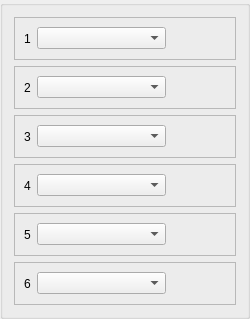
<ui version="4.0" >
 <class>UIPortManager</class>
 <widget class="QGroupBox" name="UIPortManager" >
  <property name="geometry" >
   <rect>
    <x>0</x>
    <y>0</y>
    <width>250</width>
    <height>280</height>
   </rect>
  </property>
  <layout class="QVBoxLayout" name="verticalLayout" >
   <item>
    <widget class="QFrame" name="fController1" >
     <property name="frameShape" >
      <enum>QFrame::StyledPanel</enum>
     </property>
     <property name="frameShadow" >
      <enum>QFrame::Raised</enum>
     </property>
     <layout class="QHBoxLayout" name="horizontalLayout" >
      <item>
       <widget class="QLabel" name="lJoystick1" >
        <property name="sizePolicy" >
         <sizepolicy vsizetype="Preferred" hsizetype="Maximum" >
          <horstretch>0</horstretch>
          <verstretch>0</verstretch>
         </sizepolicy>
        </property>
        <property name="text" >
         <string>1</string>
        </property>
       </widget>
      </item>
      <item>
       <widget class="QComboBox" name="cbTypeController1" />
      </item>
      <item>
       <widget class="QToolButton" name="tbSetJoystick1" >
        <property name="enabled" >
         <bool>false</bool>
        </property>
        <property name="toolTip" >
         <string>Edit configuration</string>
        </property>
        <property name="icon" >
         <iconset resource="../resources/resources.qrc" >
          <normaloff>:/actions/icons/actions/settings.png</normaloff>:/actions/icons/actions/settings.png</iconset>
        </property>
        <property name="autoRaise" >
         <bool>true</bool>
        </property>
       </widget>
      </item>
      <item>
       <widget class="QToolButton" name="tbClearJoystick1" >
        <property name="enabled" >
         <bool>false</bool>
        </property>
        <property name="toolTip" >
         <string>Clear configuration</string>
        </property>
        <property name="icon" >
         <iconset resource="../resources/resources.qrc" >
          <normaloff>:/actions/icons/actions/button_cancel.png</normaloff>:/actions/icons/actions/button_cancel.png</iconset>
        </property>
        <property name="autoRaise" >
         <bool>true</bool>
        </property>
       </widget>
      </item>
     </layout>
    </widget>
   </item>
   <item>
    <widget class="QFrame" name="fController2" >
     <property name="frameShape" >
      <enum>QFrame::StyledPanel</enum>
     </property>
     <property name="frameShadow" >
      <enum>QFrame::Raised</enum>
     </property>
     <layout class="QHBoxLayout" name="horizontalLayout_2" >
      <item>
       <widget class="QLabel" name="lJoystick2" >
        <property name="sizePolicy" >
         <sizepolicy vsizetype="Preferred" hsizetype="Maximum" >
          <horstretch>0</horstretch>
          <verstretch>0</verstretch>
         </sizepolicy>
        </property>
        <property name="text" >
         <string>2</string>
        </property>
       </widget>
      </item>
      <item>
       <widget class="QComboBox" name="cbTypeController2" />
      </item>
      <item>
       <widget class="QToolButton" name="tbSetJoystick2" >
        <property name="enabled" >
         <bool>false</bool>
        </property>
        <property name="toolTip" >
         <string>Edit configuration</string>
        </property>
        <property name="icon" >
         <iconset resource="../resources/resources.qrc" >
          <normaloff>:/actions/icons/actions/settings.png</normaloff>:/actions/icons/actions/settings.png</iconset>
        </property>
        <property name="autoRaise" >
         <bool>true</bool>
        </property>
       </widget>
      </item>
      <item>
       <widget class="QToolButton" name="tbClearJoystick2" >
        <property name="enabled" >
         <bool>false</bool>
        </property>
        <property name="toolTip" >
         <string>Clear configuration</string>
        </property>
        <property name="icon" >
         <iconset resource="../resources/resources.qrc" >
          <normaloff>:/actions/icons/actions/button_cancel.png</normaloff>:/actions/icons/actions/button_cancel.png</iconset>
        </property>
        <property name="autoRaise" >
         <bool>true</bool>
        </property>
       </widget>
      </item>
     </layout>
    </widget>
   </item>
   <item>
    <widget class="QFrame" name="fController3" >
     <property name="frameShape" >
      <enum>QFrame::StyledPanel</enum>
     </property>
     <property name="frameShadow" >
      <enum>QFrame::Raised</enum>
     </property>
     <layout class="QHBoxLayout" name="horizontalLayout_3" >
      <item>
       <widget class="QLabel" name="lJoystick3" >
        <property name="sizePolicy" >
         <sizepolicy vsizetype="Preferred" hsizetype="Maximum" >
          <horstretch>0</horstretch>
          <verstretch>0</verstretch>
         </sizepolicy>
        </property>
        <property name="text" >
         <string>3</string>
        </property>
       </widget>
      </item>
      <item>
       <widget class="QComboBox" name="cbTypeController3" />
      </item>
      <item>
       <widget class="QToolButton" name="tbSetJoystick3" >
        <property name="enabled" >
         <bool>false</bool>
        </property>
        <property name="toolTip" >
         <string>Edit configuration</string>
        </property>
        <property name="icon" >
         <iconset resource="../resources/resources.qrc" >
          <normaloff>:/actions/icons/actions/settings.png</normaloff>:/actions/icons/actions/settings.png</iconset>
        </property>
        <property name="autoRaise" >
         <bool>true</bool>
        </property>
       </widget>
      </item>
      <item>
       <widget class="QToolButton" name="tbClearJoystick3" >
        <property name="enabled" >
         <bool>false</bool>
        </property>
        <property name="toolTip" >
         <string>Clear configuration</string>
        </property>
        <property name="icon" >
         <iconset resource="../resources/resources.qrc" >
          <normaloff>:/actions/icons/actions/button_cancel.png</normaloff>:/actions/icons/actions/button_cancel.png</iconset>
        </property>
        <property name="autoRaise" >
         <bool>true</bool>
        </property>
       </widget>
      </item>
     </layout>
    </widget>
   </item>
   <item>
    <widget class="QFrame" name="fController4" >
     <property name="frameShape" >
      <enum>QFrame::StyledPanel</enum>
     </property>
     <property name="frameShadow" >
      <enum>QFrame::Raised</enum>
     </property>
     <layout class="QHBoxLayout" name="horizontalLayout_4" >
      <item>
       <widget class="QLabel" name="lJoystick4" >
        <property name="sizePolicy" >
         <sizepolicy vsizetype="Preferred" hsizetype="Maximum" >
          <horstretch>0</horstretch>
          <verstretch>0</verstretch>
         </sizepolicy>
        </property>
        <property name="text" >
         <string>4</string>
        </property>
       </widget>
      </item>
      <item>
       <widget class="QComboBox" name="cbTypeController4" />
      </item>
      <item>
       <widget class="QToolButton" name="tbSetJoystick4" >
        <property name="enabled" >
         <bool>false</bool>
        </property>
        <property name="toolTip" >
         <string>Edit configuration</string>
        </property>
        <property name="icon" >
         <iconset resource="../resources/resources.qrc" >
          <normaloff>:/actions/icons/actions/settings.png</normaloff>:/actions/icons/actions/settings.png</iconset>
        </property>
        <property name="autoRaise" >
         <bool>true</bool>
        </property>
       </widget>
      </item>
      <item>
       <widget class="QToolButton" name="tbClearJoystick4" >
        <property name="enabled" >
         <bool>false</bool>
        </property>
        <property name="toolTip" >
         <string>Clear configuration</string>
        </property>
        <property name="icon" >
         <iconset resource="../resources/resources.qrc" >
          <normaloff>:/actions/icons/actions/button_cancel.png</normaloff>:/actions/icons/actions/button_cancel.png</iconset>
        </property>
        <property name="autoRaise" >
         <bool>true</bool>
        </property>
       </widget>
      </item>
     </layout>
    </widget>
   </item>
   <item>
    <widget class="QFrame" name="fController5" >
     <property name="frameShape" >
      <enum>QFrame::StyledPanel</enum>
     </property>
     <property name="frameShadow" >
      <enum>QFrame::Raised</enum>
     </property>
     <layout class="QHBoxLayout" name="horizontalLayout_5" >
      <item>
       <widget class="QLabel" name="lJoystick5" >
        <property name="sizePolicy" >
         <sizepolicy vsizetype="Preferred" hsizetype="Maximum" >
          <horstretch>0</horstretch>
          <verstretch>0</verstretch>
         </sizepolicy>
        </property>
        <property name="text" >
         <string>5</string>
        </property>
       </widget>
      </item>
      <item>
       <widget class="QComboBox" name="cbTypeController5" />
      </item>
      <item>
       <widget class="QToolButton" name="tbSetJoystick5" >
        <property name="enabled" >
         <bool>false</bool>
        </property>
        <property name="toolTip" >
         <string>Edit configuration</string>
        </property>
        <property name="icon" >
         <iconset resource="../resources/resources.qrc" >
          <normaloff>:/actions/icons/actions/settings.png</normaloff>:/actions/icons/actions/settings.png</iconset>
        </property>
        <property name="autoRaise" >
         <bool>true</bool>
        </property>
       </widget>
      </item>
      <item>
       <widget class="QToolButton" name="tbClearJoystick5" >
        <property name="enabled" >
         <bool>false</bool>
        </property>
        <property name="toolTip" >
         <string>Clear configuration</string>
        </property>
        <property name="icon" >
         <iconset resource="../resources/resources.qrc" >
          <normaloff>:/actions/icons/actions/button_cancel.png</normaloff>:/actions/icons/actions/button_cancel.png</iconset>
        </property>
        <property name="autoRaise" >
         <bool>true</bool>
        </property>
       </widget>
      </item>
     </layout>
    </widget>
   </item>
   <item>
    <widget class="QFrame" name="fController6" >
     <property name="frameShape" >
      <enum>QFrame::StyledPanel</enum>
     </property>
     <property name="frameShadow" >
      <enum>QFrame::Raised</enum>
     </property>
     <layout class="QHBoxLayout" name="horizontalLayout_6" >
      <item>
       <widget class="QLabel" name="lJoystick6" >
        <property name="sizePolicy" >
         <sizepolicy vsizetype="Preferred" hsizetype="Maximum" >
          <horstretch>0</horstretch>
          <verstretch>0</verstretch>
         </sizepolicy>
        </property>
        <property name="text" >
         <string>6</string>
        </property>
       </widget>
      </item>
      <item>
       <widget class="QComboBox" name="cbTypeController6" />
      </item>
      <item>
       <widget class="QToolButton" name="tbSetJoystick6" >
        <property name="enabled" >
         <bool>false</bool>
        </property>
        <property name="toolTip" >
         <string>Edit configuration</string>
        </property>
        <property name="icon" >
         <iconset resource="../resources/resources.qrc" >
          <normaloff>:/actions/icons/actions/settings.png</normaloff>:/actions/icons/actions/settings.png</iconset>
        </property>
        <property name="autoRaise" >
         <bool>true</bool>
        </property>
       </widget>
      </item>
      <item>
       <widget class="QToolButton" name="tbClearJoystick6" >
        <property name="enabled" >
         <bool>false</bool>
        </property>
        <property name="toolTip" >
         <string>Clear configuration</string>
        </property>
        <property name="icon" >
         <iconset resource="../resources/resources.qrc" >
          <normaloff>:/actions/icons/actions/button_cancel.png</normaloff>:/actions/icons/actions/button_cancel.png</iconset>
        </property>
        <property name="autoRaise" >
         <bool>true</bool>
        </property>
       </widget>
      </item>
     </layout>
    </widget>
   </item>
  </layout>
 </widget>
 <resources>
  <include location="../resources/resources.qrc" />
 </resources>
 <connections/>
</ui>
